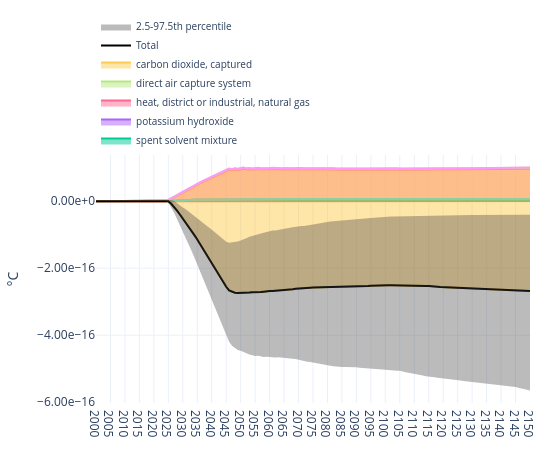

Notebook cell for this chart:
### Code cell
plot_temp(
    trails,
    by="root activity",
    title="Temperature change by root activity",
    method_label="°C",
    year_range=(2000, 2150),
)

### Figure 1 — Plotly figure (JSON) as saved in the notebook; plotly's stock layout.template omitted (floating-point values rounded to 4 significant figures; data arrays with more than 128 entries replaced by an {"elided": "..."} marker saying what was removed)
{"data": [{"hoverinfo": "skip", "meta": "electricity, medium voltage", "mode": "lines", "name": "electricity, medium voltage", "showlegend": false, "stackgroup": "one", "type": "scatter", "x": {"elided": "151 int values"}, "y": {"elided": "151 float values"}}, {"hoverinfo": "skip", "meta": "limestone residue", "mode": "lines", "name": "limestone residue", "showlegend": false, "stackgroup": "one", "type": "scatter", "x": {"elided": "151 int values"}, "y": {"elided": "151 float values"}}, {"hovertemplate": "<b>%{meta}</b><br>Year: %{x}<br>°C: %{y:.6g}<extra></extra>", "meta": "spent solvent mixture", "mode": "lines", "name": "spent solvent mixture", "showlegend": true, "stackgroup": "one", "type": "scatter", "x": {"elided": "151 int values"}, "y": {"elided": "151 float values"}}, {"hovertemplate": "<b>%{meta}</b><br>Year: %{x}<br>°C: %{y:.6g}<extra></extra>", "meta": "potassium hydroxide", "mode": "lines", "name": "potassium hydroxide", "showlegend": true, "stackgroup": "one", "type": "scatter", "x": {"elided": "151 int values"}, "y": {"elided": "151 float values"}}, {"hoverinfo": "skip", "meta": "limestone, crushed, for mill", "mode": "lines", "name": "limestone, crushed, for mill", "showlegend": false, "stackgroup": "one", "type": "scatter", "x": {"elided": "151 int values"}, "y": {"elided": "151 float values"}}, {"hoverinfo": "skip", "meta": "tap water", "mode": "lines", "name": "tap water", "showlegend": false, "stackgroup": "one", "type": "scatter", "x": {"elided": "151 int values"}, "y": {"elided": "151 float values"}}, {"hovertemplate": "<b>%{meta}</b><br>Year: %{x}<br>°C: %{y:.6g}<extra></extra>", "meta": "heat, district or industrial, natural gas", "mode": "lines", "name": "heat, district or industrial, natural gas", "showlegend": true, "stackgroup": "one", "type": "scatter", "x": {"elided": "151 int values"}, "y": {"elided": "151 float values"}}, {"hovertemplate": "<b>%{meta}</b><br>Year: %{x}<br>°C: %{y:.6g}<extra></extra>", "meta": "direct air capture system", "mode": "lines", "name": "direct air capture system", "showlegend": true, "stackgroup": "one", "type": "scatter", "x": {"elided": "151 int values"}, "y": {"elided": "151 float values"}}, {"hoverinfo": "skip", "meta": "direct air capture system", "mode": "lines", "name": "direct air capture system", "showlegend": false, "stackgroup": "one", "type": "scatter", "x": {"elided": "151 int values"}, "y": {"elided": "151 float values"}}, {"hovertemplate": "<b>%{meta}</b><br>Year: %{x}<br>°C: %{y:.6g}<extra></extra>", "meta": "carbon dioxide, captured", "mode": "lines", "name": "carbon dioxide, captured", "showlegend": true, "stackgroup": "one", "type": "scatter", "x": {"elided": "151 int values"}, "y": {"elided": "151 float values"}}, {"hovertemplate": "<b>Total</b><br>Year: %{x}<br>Total temperature change: %{y:.6g}<extra></extra>", "line": {"color": "black", "width": 2}, "mode": "lines", "name": "Total", "showlegend": true, "type": "scatter", "x": {"elided": "151 int values"}, "y": {"elided": "151 float values"}, "yaxis": "y"}, {"hoverinfo": "skip", "line": {"width": 0}, "mode": "lines", "showlegend": false, "type": "scatter", "x": {"elided": "151 int values"}, "y": {"elided": "151 float values"}, "yaxis": "y"}, {"fill": "tonexty", "fillcolor": "rgba(60,60,60,0.35)", "line": {"width": 0}, "mode": "lines", "name": "2.5-97.5th percentile", "type": "scatter", "x": {"elided": "151 int values"}, "y": {"elided": "151 float values"}, "yaxis": "y"}], "layout": {"annotations": [{"showarrow": false, "text": "Temperature change by root activity", "x": 0.5, "xanchor": "center", "xref": "paper", "y": -0.2, "yanchor": "top", "yref": "paper"}], "height": 450, "hoverlabel": {"align": "left", "font": {"size": 11}}, "hovermode": "x unified", "legend": {"entrywidth": 260, "entrywidthmode": "pixels", "font": {"size": 10}, "orientation": "h", "x": 0, "xanchor": "left", "y": 1, "yanchor": "bottom"}, "margin": {"b": 40, "l": 60, "r": 20, "t": 119}, "title": {"text": "", "x": 0.5, "xanchor": "center"}, "width": 550, "xaxis": {"dtick": 5, "range": [2000, 2150], "showgrid": true, "tick0": 2000, "tickmode": "linear"}, "yaxis": {"showgrid": true, "tickformat": ".2e", "title": {"text": "°C"}, "type": "linear"}}}
